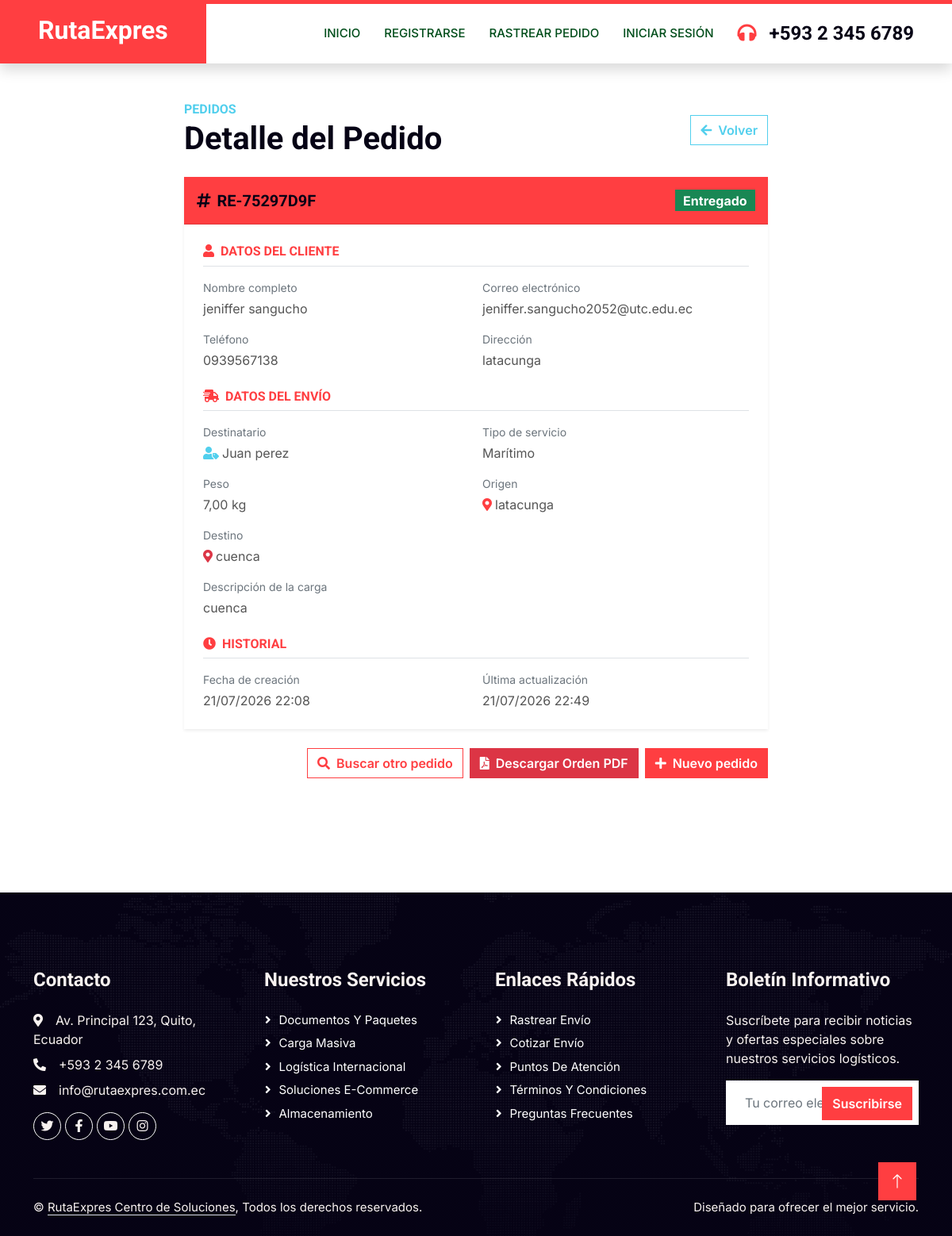
/pedidos/RE-75297D9F/, run on the app's committed database.
### pedido/models.py (models this page shows, shortened)
class Pedido(models.Model):
    TIPO_SERVICIO_CHOICES = [
        ('aereo', 'Aéreo'),
        ('maritimo', 'Marítimo'),
        ('terrestre', 'Terrestre'),
        ('tren', 'Tren'),
    ]
    ESTADO_CHOICES = [
        ('pendiente', 'Pendiente'),
        ('en_transito', 'En tránsito'),
        ('entregado', 'Entregado'),
        ('cancelado', 'Cancelado'),
    ]
    cliente = models.ForeignKey(
        Cliente,
        on_delete=models.PROTECT,
        related_name='pedidos',
        verbose_name='Cliente'
    )
    numero_tracking = models.CharField(
        max_length=20,
        unique=True,
        default=generar_tracking,
        editable=False,
        verbose_name='Número de tracking'
    )
    destinatario = models.CharField(
        max_length=100,
        verbose_name='Nombre del destinatario',
        default='Desconocido'
    )
    tipo_servicio = models.CharField(
        max_length=20,
        choices=TIPO_SERVICIO_CHOICES,
        verbose_name='Tipo de servicio'
    )
    origen = models.CharField(max_length=200, verbose_name='Origen')
    destino = models.CharField(max_length=200, verbose_name='Destino')
    descripcion_carga = models.TextField(verbose_name='Descripción de la carga')
    peso_kg = models.DecimalField(
        max_digits=8,
        decimal_places=2,
        verbose_name='Peso (kg)'
    )
    estado = models.CharField(
        max_length=20,
        choices=ESTADO_CHOICES,
        default='pendiente',
        verbose_name='Estado'
    )
    foto_producto = models.FileField(
        upload_to='productos/',
        null=True, blank=True,
        verbose_name='Foto del producto'
    )
    precio_envio = models.DecimalField(
        max_digits=8, decimal_places=2,
        null=True, blank=True,
        verbose_name='Precio de envío ($)'
    )
    METODO_PAGO_CHOICES = [
        ('efectivo', 'Efectivo en oficina'),
        ('transferencia', 'Transferencia bancaria'),
        ('tarjeta', 'Tarjeta de crédito/débito'),
    ]
    metodo_pago = models.CharField(
        max_length=20,
        choices=METODO_PAGO_CHOICES,
        null=True, blank=True,
        verbose_name='Método de pago'
    )
    comprobante_pago = models.FileField(
        upload_to='comprobantes/',
        null=True, blank=True,
        verbose_name='Comprobante de pago'
    )
    pago_confirmado = models.BooleanField(default=False, verbose_name='Pago confirmado')
    despachador = models.ForeignKey(
        User,
        on_delete=models.SET_NULL,
        null=True, blank=True,
        related_name='pedidos_asignados',
        verbose_name='Despachador asignado',
        limit_choices_to={'groups__name': 'Despachador'}
    )
    fecha_creacion = models.DateTimeField(auto_now_add=True, verbose_name='Fecha de creación')
    fecha_actualizacion = models.DateTimeField(auto_now=True, verbose_name='Última actualización')
    class Meta:
        verbose_name = 'Pedido'
        verbose_name_plural = 'Pedidos'
        ordering = ['-fecha_creacion']

class Cliente(models.Model):
    user = models.OneToOneField(User, on_delete=models.CASCADE, null=True, blank=True, verbose_name='Usuario asociado')
    nombre = models.CharField(max_length=100, verbose_name='Nombre')
    apellido = models.CharField(max_length=100, verbose_name='Apellido')
    email = models.EmailField(unique=True, verbose_name='Correo electrónico')
    telefono = models.CharField(
        max_length=20,
        verbose_name='Teléfono',
        validators=[RegexValidator(
            regex=r'^\+?1?\d{7,15}$',
            message='Ingrese un número de teléfono válido (7-15 dígitos).'
        )]
    )
    direccion = models.TextField(verbose_name='Dirección')
    fecha_registro = models.DateTimeField(auto_now_add=True, verbose_name='Fecha de registro')
    class Meta:
        verbose_name = 'Cliente'
        verbose_name_plural = 'Clientes'
        ordering = ['-fecha_registro']

### pedido/views.py (the view, shortened to what this page needs)
# urls.py: path('pedidos/<str:tracking>/', views.detalle_pedido, name='detalle_pedido'),
def detalle_pedido(request, tracking):
    pedido = get_object_or_404(
        Pedido.objects.select_related('cliente'),
        numero_tracking=tracking
    )
    return render(request, 'detalle_pedido.html', {'pedido': pedido})

### pedido/context_processors.py (called while the page is built, shortened)
def rol_usuario(request):
    es_secretario = False
    es_despachador = False
    es_rol_interno = False
    return {
        'es_secretario': es_secretario,
        'es_despachador': es_despachador,
        'es_rol_interno': es_rol_interno,
    }

### pedido/templates/detalle_pedido.html
{% extends './plantillaPrin.html' %}
{% load static %}
{% block contenido %}
<div class="container py-5">
    <div class="row justify-content-center">
        <div class="col-lg-8 col-md-10">
            <div class="d-flex justify-content-between align-items-center mb-4 wow fadeInUp" data-wow-delay="0.1s">
                <div>
                    <h6 class="text-secondary text-uppercase mb-1">Pedidos</h6>
                    <h1 class="mb-0">Detalle del Pedido</h1>
                </div>
                <a href="{% url 'rastrear_pedido' %}" class="btn btn-outline-secondary">
                    <i class="fa fa-arrow-left me-2"></i>Volver
                </a>
            </div>
            <div class="card border-0 shadow-sm mb-4 wow fadeInUp" data-wow-delay="0.2s">
                <div class="card-header bg-primary text-white py-3 d-flex justify-content-between align-items-center">
                    <h5 class="mb-0">
                        <i class="fa fa-hashtag me-2"></i>{{ pedido.numero_tracking }}
                    </h5>
                    <span class="badge fs-6
                        {% if pedido.estado == 'pendiente' %}bg-warning text-dark
                        {% elif pedido.estado == 'en_transito' %}bg-info text-dark
                        {% elif pedido.estado == 'entregado' %}bg-success
                        {% else %}bg-danger{% endif %}">
                        {{ pedido.get_estado_display }}
                    </span>
                </div>
                <div class="card-body p-4">
                    <h6 class="text-primary text-uppercase mb-3 border-bottom pb-2">
                        <i class="fa fa-user me-2"></i>Datos del cliente
                    </h6>
                    <div class="row g-3 mb-4">
                        <div class="col-md-6">
                            <p class="text-muted small mb-1">Nombre completo</p>
                            <p class="fw-semibold mb-0">{{ pedido.cliente.nombre }} {{ pedido.cliente.apellido }}</p>
                        </div>
                        <div class="col-md-6">
                            <p class="text-muted small mb-1">Correo electrónico</p>
                            <p class="fw-semibold mb-0">{{ pedido.cliente.email }}</p>
                        </div>
                        <div class="col-md-6">
                            <p class="text-muted small mb-1">Teléfono</p>
                            <p class="fw-semibold mb-0">{{ pedido.cliente.telefono }}</p>
                        </div>
                        <div class="col-md-6">
                            <p class="text-muted small mb-1">Dirección</p>
                            <p class="fw-semibold mb-0">{{ pedido.cliente.direccion }}</p>
                        </div>
                    </div>
                    <h6 class="text-primary text-uppercase mb-3 border-bottom pb-2">
                        <i class="fa fa-shipping-fast me-2"></i>Datos del envío
                    </h6>
                    <div class="row g-3 mb-4">
                        <div class="col-md-6">
                            <p class="text-muted small mb-1">Destinatario</p>
                            <p class="fw-semibold mb-0"><i class="fa fa-user-tag text-secondary me-1"></i>{{ pedido.destinatario }}</p>
                        </div>
                        <div class="col-md-6">
                            <p class="text-muted small mb-1">Tipo de servicio</p>
                            <p class="fw-semibold mb-0">{{ pedido.get_tipo_servicio_display }}</p>
                        </div>
                        <div class="col-md-6">
                            <p class="text-muted small mb-1">Peso</p>
                            <p class="fw-semibold mb-0">{{ pedido.peso_kg }} kg</p>
                        </div>
                        <div class="col-md-6">
                            <p class="text-muted small mb-1">Origen</p>
                            <p class="fw-semibold mb-0"><i class="fa fa-map-marker-alt text-primary me-1"></i>{{ pedido.origen }}</p>
                        </div>
                        <div class="col-md-6">
                            <p class="text-muted small mb-1">Destino</p>
                            <p class="fw-semibold mb-0"><i class="fa fa-map-marker-alt text-danger me-1"></i>{{ pedido.destino }}</p>
                        </div>
                        <div class="col-12">
                            <p class="text-muted small mb-1">Descripción de la carga</p>
                            <p class="fw-semibold mb-0">{{ pedido.descripcion_carga }}</p>
                        </div>
                    </div>
                    <h6 class="text-primary text-uppercase mb-3 border-bottom pb-2">
                        <i class="fa fa-clock me-2"></i>Historial
                    </h6>
                    <div class="row g-3">
                        <div class="col-md-6">
                            <p class="text-muted small mb-1">Fecha de creación</p>
                            <p class="fw-semibold mb-0">{{ pedido.fecha_creacion|date:"d/m/Y H:i" }}</p>
                        </div>
                        <div class="col-md-6">
                            <p class="text-muted small mb-1">Última actualización</p>
                            <p class="fw-semibold mb-0">{{ pedido.fecha_actualizacion|date:"d/m/Y H:i" }}</p>
                        </div>
                    </div>
                </div>
            </div>
            <div class="d-flex gap-2 justify-content-end wow fadeInUp" data-wow-delay="0.3s">
                <a href="{% url 'rastrear_pedido' %}" class="btn btn-outline-primary">
                    <i class="fa fa-search me-2"></i>Buscar otro pedido
                </a>
                <a href="{% url 'descargar_orden_pdf' pedido.numero_tracking %}" target="_blank" class="btn btn-danger">
                    <i class="fa fa-file-pdf me-2"></i>Descargar Orden PDF
                </a>
                <a href="{% url 'registrar_pedido' %}" class="btn btn-primary">
                    <i class="fa fa-plus me-2"></i>Nuevo pedido
                </a>
            </div>
        </div>
    </div>
</div>
{% endblock %}

### RutaExpres/static/css/style.css (style rules this page uses)
:root { --primary: #009C3B; --secondary: #FFD100; --light: #F8F2F0; --dark: #004D1A; }
.btn { font-weight: 600; transition: .5s; }
.btn.btn-primary, .btn.btn-secondary { color: #FFFFFF; }

### data on the page
Pedido: numero_tracking "RE-75297D9F", estado "Entregado", cliente.nombre "jeniffer", cliente.apellido "sangucho", cliente.email "jeniffer.sangucho2052@utc.edu.ec", cliente.telefono "0939567138", cliente.direccion "latacunga", destinatario "Juan perez", tipo_servicio "Marítimo", peso_kg "7,00", origen "latacunga", destino "cuenca", descripcion_carga "cuenca", fecha_creacion "21/07/2026 22:08", fecha_actualizacion "21/07/2026 22:49"
